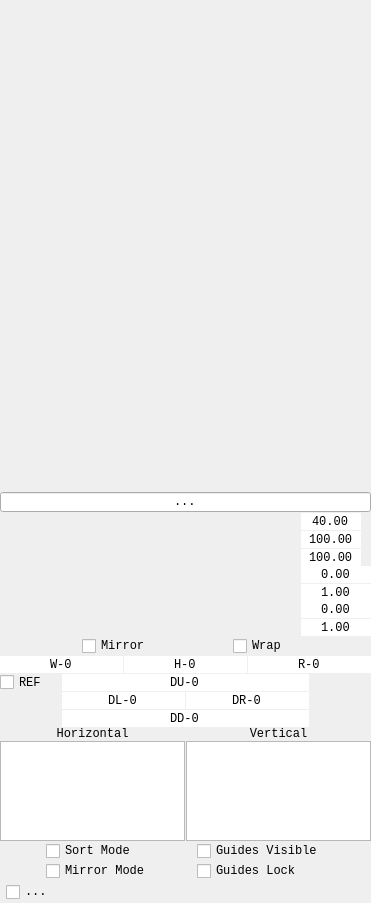
<?xml version="1.0" encoding="UTF-8"?>
<ui version="4.0">
 <class>tela</class>
 <widget class="QWidget" name="tela">
  <property name="geometry">
   <rect>
    <x>0</x>
    <y>0</y>
    <width>371</width>
    <height>903</height>
   </rect>
  </property>
  <property name="sizePolicy">
   <sizepolicy hsizetype="Ignored" vsizetype="Ignored">
    <horstretch>0</horstretch>
    <verstretch>0</verstretch>
   </sizepolicy>
  </property>
  <property name="font">
   <font>
    <family>Lucida Console</family>
   </font>
  </property>
  <property name="windowTitle">
   <string>Form</string>
  </property>
  <property name="windowIcon">
   <iconset>
    <normaloff>../pigment_o/logo.ico</normaloff>../pigment_o/logo.ico</iconset>
  </property>
  <layout class="QVBoxLayout" name="verticalLayout">
   <property name="spacing">
    <number>0</number>
   </property>
   <property name="leftMargin">
    <number>0</number>
   </property>
   <property name="topMargin">
    <number>0</number>
   </property>
   <property name="rightMargin">
    <number>0</number>
   </property>
   <property name="bottomMargin">
    <number>0</number>
   </property>
   <item>
    <widget class="QWidget" name="panel" native="true">
     <property name="sizePolicy">
      <sizepolicy hsizetype="Expanding" vsizetype="Expanding">
       <horstretch>0</horstretch>
       <verstretch>0</verstretch>
      </sizepolicy>
     </property>
     <property name="minimumSize">
      <size>
       <width>0</width>
       <height>0</height>
      </size>
     </property>
    </widget>
   </item>
   <item>
    <layout class="QGridLayout" name="channels_sof">
     <property name="spacing">
      <number>1</number>
     </property>
     <item row="1" column="1">
      <widget class="QWidget" name="sof_1_slider" native="true">
       <property name="sizePolicy">
        <sizepolicy hsizetype="Ignored" vsizetype="Preferred">
         <horstretch>0</horstretch>
         <verstretch>0</verstretch>
        </sizepolicy>
       </property>
       <property name="minimumSize">
        <size>
         <width>0</width>
         <height>10</height>
        </size>
       </property>
       <property name="maximumSize">
        <size>
         <width>16777215</width>
         <height>20</height>
        </size>
       </property>
      </widget>
     </item>
     <item row="2" column="2">
      <widget class="QDoubleSpinBox" name="sof_2_value">
       <property name="sizePolicy">
        <sizepolicy hsizetype="Ignored" vsizetype="Preferred">
         <horstretch>0</horstretch>
         <verstretch>0</verstretch>
        </sizepolicy>
       </property>
       <property name="minimumSize">
        <size>
         <width>60</width>
         <height>10</height>
        </size>
       </property>
       <property name="maximumSize">
        <size>
         <width>60</width>
         <height>20</height>
        </size>
       </property>
       <property name="frame">
        <bool>false</bool>
       </property>
       <property name="alignment">
        <set>Qt::AlignCenter</set>
       </property>
       <property name="buttonSymbols">
        <enum>QAbstractSpinBox::NoButtons</enum>
       </property>
       <property name="decimals">
        <number>2</number>
       </property>
       <property name="maximum">
        <double>100.000000000000000</double>
       </property>
       <property name="value">
        <double>100.000000000000000</double>
       </property>
      </widget>
     </item>
     <item row="1" column="3" rowspan="3">
      <widget class="QWidget" name="sof_n" native="true">
       <property name="sizePolicy">
        <sizepolicy hsizetype="Ignored" vsizetype="Ignored">
         <horstretch>0</horstretch>
         <verstretch>0</verstretch>
        </sizepolicy>
       </property>
       <property name="minimumSize">
        <size>
         <width>9</width>
         <height>0</height>
        </size>
       </property>
       <property name="maximumSize">
        <size>
         <width>9</width>
         <height>16777215</height>
        </size>
       </property>
      </widget>
     </item>
     <item row="2" column="1">
      <widget class="QWidget" name="sof_2_slider" native="true">
       <property name="sizePolicy">
        <sizepolicy hsizetype="Ignored" vsizetype="Preferred">
         <horstretch>0</horstretch>
         <verstretch>0</verstretch>
        </sizepolicy>
       </property>
       <property name="minimumSize">
        <size>
         <width>0</width>
         <height>10</height>
        </size>
       </property>
       <property name="maximumSize">
        <size>
         <width>16777215</width>
         <height>20</height>
        </size>
       </property>
      </widget>
     </item>
     <item row="3" column="1">
      <widget class="QWidget" name="sof_3_slider" native="true">
       <property name="sizePolicy">
        <sizepolicy hsizetype="Ignored" vsizetype="Preferred">
         <horstretch>0</horstretch>
         <verstretch>0</verstretch>
        </sizepolicy>
       </property>
       <property name="minimumSize">
        <size>
         <width>0</width>
         <height>10</height>
        </size>
       </property>
       <property name="maximumSize">
        <size>
         <width>16777215</width>
         <height>20</height>
        </size>
       </property>
      </widget>
     </item>
     <item row="3" column="2">
      <widget class="QDoubleSpinBox" name="sof_3_value">
       <property name="sizePolicy">
        <sizepolicy hsizetype="Ignored" vsizetype="Preferred">
         <horstretch>0</horstretch>
         <verstretch>0</verstretch>
        </sizepolicy>
       </property>
       <property name="minimumSize">
        <size>
         <width>60</width>
         <height>10</height>
        </size>
       </property>
       <property name="maximumSize">
        <size>
         <width>60</width>
         <height>20</height>
        </size>
       </property>
       <property name="frame">
        <bool>false</bool>
       </property>
       <property name="alignment">
        <set>Qt::AlignCenter</set>
       </property>
       <property name="buttonSymbols">
        <enum>QAbstractSpinBox::NoButtons</enum>
       </property>
       <property name="decimals">
        <number>2</number>
       </property>
       <property name="maximum">
        <double>100.000000000000000</double>
       </property>
       <property name="value">
        <double>100.000000000000000</double>
       </property>
      </widget>
     </item>
     <item row="1" column="2">
      <widget class="QDoubleSpinBox" name="sof_1_value">
       <property name="sizePolicy">
        <sizepolicy hsizetype="Ignored" vsizetype="Preferred">
         <horstretch>0</horstretch>
         <verstretch>0</verstretch>
        </sizepolicy>
       </property>
       <property name="minimumSize">
        <size>
         <width>60</width>
         <height>10</height>
        </size>
       </property>
       <property name="maximumSize">
        <size>
         <width>60</width>
         <height>20</height>
        </size>
       </property>
       <property name="frame">
        <bool>false</bool>
       </property>
       <property name="alignment">
        <set>Qt::AlignCenter</set>
       </property>
       <property name="buttonSymbols">
        <enum>QAbstractSpinBox::NoButtons</enum>
       </property>
       <property name="decimals">
        <number>2</number>
       </property>
       <property name="maximum">
        <double>100.000000000000000</double>
       </property>
       <property name="value">
        <double>40.000000000000000</double>
       </property>
      </widget>
     </item>
     <item row="0" column="1" colspan="3">
      <widget class="QLineEdit" name="brush_blend">
       <property name="sizePolicy">
        <sizepolicy hsizetype="Expanding" vsizetype="Preferred">
         <horstretch>0</horstretch>
         <verstretch>0</verstretch>
        </sizepolicy>
       </property>
       <property name="minimumSize">
        <size>
         <width>0</width>
         <height>10</height>
        </size>
       </property>
       <property name="maximumSize">
        <size>
         <width>16777215</width>
         <height>20</height>
        </size>
       </property>
       <property name="text">
        <string>...</string>
       </property>
       <property name="alignment">
        <set>Qt::AlignCenter</set>
       </property>
      </widget>
     </item>
    </layout>
   </item>
   <item>
    <layout class="QGridLayout" name="canvas_transform">
     <property name="spacing">
      <number>1</number>
     </property>
     <item row="0" column="2">
      <widget class="QDoubleSpinBox" name="can_rotation_value">
       <property name="sizePolicy">
        <sizepolicy hsizetype="Ignored" vsizetype="Preferred">
         <horstretch>0</horstretch>
         <verstretch>0</verstretch>
        </sizepolicy>
       </property>
       <property name="minimumSize">
        <size>
         <width>70</width>
         <height>10</height>
        </size>
       </property>
       <property name="maximumSize">
        <size>
         <width>70</width>
         <height>20</height>
        </size>
       </property>
       <property name="frame">
        <bool>false</bool>
       </property>
       <property name="alignment">
        <set>Qt::AlignCenter</set>
       </property>
       <property name="buttonSymbols">
        <enum>QAbstractSpinBox::NoButtons</enum>
       </property>
       <property name="decimals">
        <number>2</number>
       </property>
       <property name="maximum">
        <double>100.000000000000000</double>
       </property>
      </widget>
     </item>
     <item row="1" column="2">
      <widget class="QDoubleSpinBox" name="can_zoom_value">
       <property name="sizePolicy">
        <sizepolicy hsizetype="Ignored" vsizetype="Preferred">
         <horstretch>0</horstretch>
         <verstretch>0</verstretch>
        </sizepolicy>
       </property>
       <property name="minimumSize">
        <size>
         <width>70</width>
         <height>10</height>
        </size>
       </property>
       <property name="maximumSize">
        <size>
         <width>70</width>
         <height>20</height>
        </size>
       </property>
       <property name="frame">
        <bool>false</bool>
       </property>
       <property name="alignment">
        <set>Qt::AlignCenter</set>
       </property>
       <property name="buttonSymbols">
        <enum>QAbstractSpinBox::NoButtons</enum>
       </property>
       <property name="decimals">
        <number>2</number>
       </property>
       <property name="maximum">
        <double>100.000000000000000</double>
       </property>
       <property name="singleStep">
        <double>0.200000000000000</double>
       </property>
       <property name="value">
        <double>1.000000000000000</double>
       </property>
      </widget>
     </item>
     <item row="0" column="1">
      <widget class="QWidget" name="can_rotation_slider" native="true">
       <property name="sizePolicy">
        <sizepolicy hsizetype="Ignored" vsizetype="Preferred">
         <horstretch>0</horstretch>
         <verstretch>0</verstretch>
        </sizepolicy>
       </property>
       <property name="minimumSize">
        <size>
         <width>0</width>
         <height>10</height>
        </size>
       </property>
       <property name="maximumSize">
        <size>
         <width>16777215</width>
         <height>20</height>
        </size>
       </property>
      </widget>
     </item>
     <item row="1" column="1">
      <widget class="QWidget" name="can_zoom_slider" native="true">
       <property name="sizePolicy">
        <sizepolicy hsizetype="Ignored" vsizetype="Preferred">
         <horstretch>0</horstretch>
         <verstretch>0</verstretch>
        </sizepolicy>
       </property>
       <property name="minimumSize">
        <size>
         <width>0</width>
         <height>10</height>
        </size>
       </property>
       <property name="maximumSize">
        <size>
         <width>16777215</width>
         <height>20</height>
        </size>
       </property>
      </widget>
     </item>
    </layout>
   </item>
   <item>
    <layout class="QGridLayout" name="channels_hdr">
     <property name="spacing">
      <number>1</number>
     </property>
     <item row="1" column="0">
      <widget class="QWidget" name="hdr_g_slider" native="true">
       <property name="sizePolicy">
        <sizepolicy hsizetype="Ignored" vsizetype="Preferred">
         <horstretch>0</horstretch>
         <verstretch>0</verstretch>
        </sizepolicy>
       </property>
       <property name="minimumSize">
        <size>
         <width>0</width>
         <height>10</height>
        </size>
       </property>
       <property name="maximumSize">
        <size>
         <width>16777215</width>
         <height>20</height>
        </size>
       </property>
      </widget>
     </item>
     <item row="1" column="1">
      <widget class="QDoubleSpinBox" name="hdr_g_value">
       <property name="sizePolicy">
        <sizepolicy hsizetype="Ignored" vsizetype="Preferred">
         <horstretch>0</horstretch>
         <verstretch>0</verstretch>
        </sizepolicy>
       </property>
       <property name="minimumSize">
        <size>
         <width>70</width>
         <height>10</height>
        </size>
       </property>
       <property name="maximumSize">
        <size>
         <width>70</width>
         <height>20</height>
        </size>
       </property>
       <property name="frame">
        <bool>false</bool>
       </property>
       <property name="alignment">
        <set>Qt::AlignCenter</set>
       </property>
       <property name="buttonSymbols">
        <enum>QAbstractSpinBox::NoButtons</enum>
       </property>
       <property name="decimals">
        <number>2</number>
       </property>
       <property name="maximum">
        <double>100.000000000000000</double>
       </property>
       <property name="singleStep">
        <double>0.100000000000000</double>
       </property>
       <property name="value">
        <double>1.000000000000000</double>
       </property>
      </widget>
     </item>
     <item row="0" column="0">
      <widget class="QWidget" name="hdr_e_slider" native="true">
       <property name="sizePolicy">
        <sizepolicy hsizetype="Ignored" vsizetype="Preferred">
         <horstretch>0</horstretch>
         <verstretch>0</verstretch>
        </sizepolicy>
       </property>
       <property name="minimumSize">
        <size>
         <width>0</width>
         <height>10</height>
        </size>
       </property>
       <property name="maximumSize">
        <size>
         <width>16777215</width>
         <height>20</height>
        </size>
       </property>
      </widget>
     </item>
     <item row="0" column="1">
      <widget class="QDoubleSpinBox" name="hdr_e_value">
       <property name="sizePolicy">
        <sizepolicy hsizetype="Ignored" vsizetype="Preferred">
         <horstretch>0</horstretch>
         <verstretch>0</verstretch>
        </sizepolicy>
       </property>
       <property name="minimumSize">
        <size>
         <width>70</width>
         <height>10</height>
        </size>
       </property>
       <property name="maximumSize">
        <size>
         <width>70</width>
         <height>20</height>
        </size>
       </property>
       <property name="frame">
        <bool>false</bool>
       </property>
       <property name="alignment">
        <set>Qt::AlignCenter</set>
       </property>
       <property name="buttonSymbols">
        <enum>QAbstractSpinBox::NoButtons</enum>
       </property>
       <property name="decimals">
        <number>2</number>
       </property>
       <property name="maximum">
        <double>100.000000000000000</double>
       </property>
      </widget>
     </item>
    </layout>
   </item>
   <item>
    <layout class="QHBoxLayout" name="canvas_checks">
     <property name="spacing">
      <number>0</number>
     </property>
     <item>
      <widget class="QCheckBox" name="can_mirror">
       <property name="sizePolicy">
        <sizepolicy hsizetype="Fixed" vsizetype="Fixed">
         <horstretch>0</horstretch>
         <verstretch>0</verstretch>
        </sizepolicy>
       </property>
       <property name="minimumSize">
        <size>
         <width>0</width>
         <height>10</height>
        </size>
       </property>
       <property name="maximumSize">
        <size>
         <width>16777215</width>
         <height>20</height>
        </size>
       </property>
       <property name="text">
        <string>Mirror</string>
       </property>
      </widget>
     </item>
     <item>
      <widget class="QCheckBox" name="can_wrap">
       <property name="sizePolicy">
        <sizepolicy hsizetype="Fixed" vsizetype="Fixed">
         <horstretch>0</horstretch>
         <verstretch>0</verstretch>
        </sizepolicy>
       </property>
       <property name="minimumSize">
        <size>
         <width>0</width>
         <height>10</height>
        </size>
       </property>
       <property name="maximumSize">
        <size>
         <width>16777215</width>
         <height>20</height>
        </size>
       </property>
       <property name="text">
        <string>Wrap</string>
       </property>
      </widget>
     </item>
    </layout>
   </item>
   <item>
    <layout class="QGridLayout" name="document_layout">
     <property name="spacing">
      <number>1</number>
     </property>
     <item row="1" column="1" colspan="4">
      <widget class="QDoubleSpinBox" name="doc_delta_up">
       <property name="sizePolicy">
        <sizepolicy hsizetype="Ignored" vsizetype="Preferred">
         <horstretch>0</horstretch>
         <verstretch>0</verstretch>
        </sizepolicy>
       </property>
       <property name="minimumSize">
        <size>
         <width>0</width>
         <height>10</height>
        </size>
       </property>
       <property name="maximumSize">
        <size>
         <width>16777215</width>
         <height>20</height>
        </size>
       </property>
       <property name="frame">
        <bool>false</bool>
       </property>
       <property name="alignment">
        <set>Qt::AlignCenter</set>
       </property>
       <property name="buttonSymbols">
        <enum>QAbstractSpinBox::NoButtons</enum>
       </property>
       <property name="prefix">
        <string>DU-</string>
       </property>
       <property name="decimals">
        <number>0</number>
       </property>
       <property name="maximum">
        <double>10000.000000000000000</double>
       </property>
      </widget>
     </item>
     <item row="2" column="3" colspan="2">
      <widget class="QDoubleSpinBox" name="doc_delta_right">
       <property name="sizePolicy">
        <sizepolicy hsizetype="Ignored" vsizetype="Preferred">
         <horstretch>0</horstretch>
         <verstretch>0</verstretch>
        </sizepolicy>
       </property>
       <property name="minimumSize">
        <size>
         <width>0</width>
         <height>10</height>
        </size>
       </property>
       <property name="maximumSize">
        <size>
         <width>16777215</width>
         <height>20</height>
        </size>
       </property>
       <property name="frame">
        <bool>false</bool>
       </property>
       <property name="alignment">
        <set>Qt::AlignCenter</set>
       </property>
       <property name="buttonSymbols">
        <enum>QAbstractSpinBox::NoButtons</enum>
       </property>
       <property name="prefix">
        <string>DR-</string>
       </property>
       <property name="decimals">
        <number>0</number>
       </property>
       <property name="maximum">
        <double>10000.000000000000000</double>
       </property>
      </widget>
     </item>
     <item row="0" column="0" colspan="2">
      <widget class="QDoubleSpinBox" name="doc_width">
       <property name="sizePolicy">
        <sizepolicy hsizetype="Ignored" vsizetype="Preferred">
         <horstretch>0</horstretch>
         <verstretch>0</verstretch>
        </sizepolicy>
       </property>
       <property name="minimumSize">
        <size>
         <width>0</width>
         <height>10</height>
        </size>
       </property>
       <property name="maximumSize">
        <size>
         <width>16777215</width>
         <height>20</height>
        </size>
       </property>
       <property name="frame">
        <bool>false</bool>
       </property>
       <property name="alignment">
        <set>Qt::AlignCenter</set>
       </property>
       <property name="buttonSymbols">
        <enum>QAbstractSpinBox::NoButtons</enum>
       </property>
       <property name="prefix">
        <string>W-</string>
       </property>
       <property name="decimals">
        <number>0</number>
       </property>
       <property name="maximum">
        <double>10000.000000000000000</double>
       </property>
       <property name="singleStep">
        <double>0.000000000000000</double>
       </property>
      </widget>
     </item>
     <item row="0" column="4" colspan="2">
      <widget class="QDoubleSpinBox" name="doc_resolution">
       <property name="sizePolicy">
        <sizepolicy hsizetype="Ignored" vsizetype="Preferred">
         <horstretch>0</horstretch>
         <verstretch>0</verstretch>
        </sizepolicy>
       </property>
       <property name="minimumSize">
        <size>
         <width>0</width>
         <height>10</height>
        </size>
       </property>
       <property name="maximumSize">
        <size>
         <width>16777215</width>
         <height>20</height>
        </size>
       </property>
       <property name="frame">
        <bool>false</bool>
       </property>
       <property name="alignment">
        <set>Qt::AlignCenter</set>
       </property>
       <property name="buttonSymbols">
        <enum>QAbstractSpinBox::NoButtons</enum>
       </property>
       <property name="prefix">
        <string>R-</string>
       </property>
       <property name="decimals">
        <number>0</number>
       </property>
       <property name="maximum">
        <double>10000.000000000000000</double>
       </property>
       <property name="singleStep">
        <double>0.000000000000000</double>
       </property>
      </widget>
     </item>
     <item row="1" column="0">
      <widget class="QCheckBox" name="doc_delta_reference">
       <property name="sizePolicy">
        <sizepolicy hsizetype="Ignored" vsizetype="Ignored">
         <horstretch>0</horstretch>
         <verstretch>0</verstretch>
        </sizepolicy>
       </property>
       <property name="minimumSize">
        <size>
         <width>0</width>
         <height>10</height>
        </size>
       </property>
       <property name="maximumSize">
        <size>
         <width>16777215</width>
         <height>20</height>
        </size>
       </property>
       <property name="text">
        <string>REF</string>
       </property>
      </widget>
     </item>
     <item row="3" column="1" colspan="4">
      <widget class="QDoubleSpinBox" name="doc_delta_down">
       <property name="sizePolicy">
        <sizepolicy hsizetype="Ignored" vsizetype="Preferred">
         <horstretch>0</horstretch>
         <verstretch>0</verstretch>
        </sizepolicy>
       </property>
       <property name="minimumSize">
        <size>
         <width>0</width>
         <height>10</height>
        </size>
       </property>
       <property name="maximumSize">
        <size>
         <width>16777215</width>
         <height>20</height>
        </size>
       </property>
       <property name="frame">
        <bool>false</bool>
       </property>
       <property name="alignment">
        <set>Qt::AlignCenter</set>
       </property>
       <property name="buttonSymbols">
        <enum>QAbstractSpinBox::NoButtons</enum>
       </property>
       <property name="prefix">
        <string>DD-</string>
       </property>
       <property name="decimals">
        <number>0</number>
       </property>
       <property name="maximum">
        <double>10000.000000000000000</double>
       </property>
      </widget>
     </item>
     <item row="0" column="2" colspan="2">
      <widget class="QDoubleSpinBox" name="doc_height">
       <property name="sizePolicy">
        <sizepolicy hsizetype="Ignored" vsizetype="Preferred">
         <horstretch>0</horstretch>
         <verstretch>0</verstretch>
        </sizepolicy>
       </property>
       <property name="minimumSize">
        <size>
         <width>0</width>
         <height>10</height>
        </size>
       </property>
       <property name="maximumSize">
        <size>
         <width>16777215</width>
         <height>20</height>
        </size>
       </property>
       <property name="frame">
        <bool>false</bool>
       </property>
       <property name="alignment">
        <set>Qt::AlignCenter</set>
       </property>
       <property name="buttonSymbols">
        <enum>QAbstractSpinBox::NoButtons</enum>
       </property>
       <property name="prefix">
        <string>H-</string>
       </property>
       <property name="decimals">
        <number>0</number>
       </property>
       <property name="maximum">
        <double>10000.000000000000000</double>
       </property>
       <property name="singleStep">
        <double>0.000000000000000</double>
       </property>
      </widget>
     </item>
     <item row="2" column="1" colspan="2">
      <widget class="QDoubleSpinBox" name="doc_delta_left">
       <property name="sizePolicy">
        <sizepolicy hsizetype="Ignored" vsizetype="Preferred">
         <horstretch>0</horstretch>
         <verstretch>0</verstretch>
        </sizepolicy>
       </property>
       <property name="minimumSize">
        <size>
         <width>0</width>
         <height>10</height>
        </size>
       </property>
       <property name="maximumSize">
        <size>
         <width>16777215</width>
         <height>20</height>
        </size>
       </property>
       <property name="frame">
        <bool>false</bool>
       </property>
       <property name="alignment">
        <set>Qt::AlignCenter</set>
       </property>
       <property name="buttonSymbols">
        <enum>QAbstractSpinBox::NoButtons</enum>
       </property>
       <property name="prefix">
        <string>DL-</string>
       </property>
       <property name="decimals">
        <number>0</number>
       </property>
       <property name="maximum">
        <double>10000.000000000000000</double>
       </property>
      </widget>
     </item>
    </layout>
   </item>
   <item>
    <layout class="QGridLayout" name="guides_group">
     <property name="horizontalSpacing">
      <number>1</number>
     </property>
     <property name="verticalSpacing">
      <number>0</number>
     </property>
     <item row="1" column="0">
      <widget class="QListWidget" name="gui_horizontal_group">
       <property name="sizePolicy">
        <sizepolicy hsizetype="Preferred" vsizetype="Preferred">
         <horstretch>0</horstretch>
         <verstretch>0</verstretch>
        </sizepolicy>
       </property>
       <property name="maximumSize">
        <size>
         <width>16777215</width>
         <height>100</height>
        </size>
       </property>
      </widget>
     </item>
     <item row="1" column="1">
      <widget class="QListWidget" name="gui_vertical_group">
       <property name="sizePolicy">
        <sizepolicy hsizetype="Preferred" vsizetype="Preferred">
         <horstretch>0</horstretch>
         <verstretch>0</verstretch>
        </sizepolicy>
       </property>
       <property name="maximumSize">
        <size>
         <width>16777215</width>
         <height>100</height>
        </size>
       </property>
      </widget>
     </item>
     <item row="0" column="0">
      <widget class="QLabel" name="gui_horizontal_label">
       <property name="sizePolicy">
        <sizepolicy hsizetype="Ignored" vsizetype="Preferred">
         <horstretch>0</horstretch>
         <verstretch>0</verstretch>
        </sizepolicy>
       </property>
       <property name="minimumSize">
        <size>
         <width>0</width>
         <height>10</height>
        </size>
       </property>
       <property name="maximumSize">
        <size>
         <width>16777215</width>
         <height>20</height>
        </size>
       </property>
       <property name="text">
        <string>Horizontal</string>
       </property>
       <property name="alignment">
        <set>Qt::AlignCenter</set>
       </property>
      </widget>
     </item>
     <item row="0" column="1">
      <widget class="QLabel" name="gui_vertical_label">
       <property name="sizePolicy">
        <sizepolicy hsizetype="Ignored" vsizetype="Preferred">
         <horstretch>0</horstretch>
         <verstretch>0</verstretch>
        </sizepolicy>
       </property>
       <property name="minimumSize">
        <size>
         <width>0</width>
         <height>10</height>
        </size>
       </property>
       <property name="maximumSize">
        <size>
         <width>16777215</width>
         <height>20</height>
        </size>
       </property>
       <property name="text">
        <string>Vertical</string>
       </property>
       <property name="alignment">
        <set>Qt::AlignCenter</set>
       </property>
      </widget>
     </item>
    </layout>
   </item>
   <item>
    <layout class="QGridLayout" name="guides_options">
     <property name="spacing">
      <number>0</number>
     </property>
     <item row="1" column="1">
      <widget class="QCheckBox" name="gui_visible">
       <property name="sizePolicy">
        <sizepolicy hsizetype="Fixed" vsizetype="Fixed">
         <horstretch>0</horstretch>
         <verstretch>0</verstretch>
        </sizepolicy>
       </property>
       <property name="minimumSize">
        <size>
         <width>0</width>
         <height>10</height>
        </size>
       </property>
       <property name="maximumSize">
        <size>
         <width>16777215</width>
         <height>20</height>
        </size>
       </property>
       <property name="text">
        <string>Guides Visible</string>
       </property>
      </widget>
     </item>
     <item row="2" column="0">
      <widget class="QCheckBox" name="gui_mirror">
       <property name="sizePolicy">
        <sizepolicy hsizetype="Fixed" vsizetype="Fixed">
         <horstretch>0</horstretch>
         <verstretch>0</verstretch>
        </sizepolicy>
       </property>
       <property name="minimumSize">
        <size>
         <width>0</width>
         <height>10</height>
        </size>
       </property>
       <property name="maximumSize">
        <size>
         <width>16777215</width>
         <height>20</height>
        </size>
       </property>
       <property name="text">
        <string>Mirror Mode</string>
       </property>
      </widget>
     </item>
     <item row="2" column="1">
      <widget class="QCheckBox" name="gui_lock">
       <property name="sizePolicy">
        <sizepolicy hsizetype="Fixed" vsizetype="Fixed">
         <horstretch>0</horstretch>
         <verstretch>0</verstretch>
        </sizepolicy>
       </property>
       <property name="minimumSize">
        <size>
         <width>0</width>
         <height>10</height>
        </size>
       </property>
       <property name="maximumSize">
        <size>
         <width>16777215</width>
         <height>20</height>
        </size>
       </property>
       <property name="text">
        <string>Guides Lock</string>
       </property>
      </widget>
     </item>
     <item row="1" column="0">
      <widget class="QCheckBox" name="gui_sort">
       <property name="sizePolicy">
        <sizepolicy hsizetype="Fixed" vsizetype="Fixed">
         <horstretch>0</horstretch>
         <verstretch>0</verstretch>
        </sizepolicy>
       </property>
       <property name="maximumSize">
        <size>
         <width>16777215</width>
         <height>16777215</height>
        </size>
       </property>
       <property name="text">
        <string>Sort Mode</string>
       </property>
      </widget>
     </item>
    </layout>
   </item>
   <item>
    <widget class="QWidget" name="vertical_spacer" native="true"/>
   </item>
   <item>
    <layout class="QGridLayout" name="settings">
     <property name="leftMargin">
      <number>6</number>
     </property>
     <property name="topMargin">
      <number>1</number>
     </property>
     <property name="rightMargin">
      <number>6</number>
     </property>
     <property name="bottomMargin">
      <number>1</number>
     </property>
     <property name="horizontalSpacing">
      <number>2</number>
     </property>
     <property name="verticalSpacing">
      <number>0</number>
     </property>
     <item row="0" column="2">
      <widget class="QPushButton" name="dialog">
       <property name="sizePolicy">
        <sizepolicy hsizetype="Fixed" vsizetype="Fixed">
         <horstretch>0</horstretch>
         <verstretch>0</verstretch>
        </sizepolicy>
       </property>
       <property name="maximumSize">
        <size>
         <width>20</width>
         <height>20</height>
        </size>
       </property>
       <property name="text">
        <string/>
       </property>
       <property name="flat">
        <bool>true</bool>
       </property>
      </widget>
     </item>
     <item row="0" column="1">
      <widget class="QLabel" name="label">
       <property name="sizePolicy">
        <sizepolicy hsizetype="Ignored" vsizetype="Preferred">
         <horstretch>0</horstretch>
         <verstretch>0</verstretch>
        </sizepolicy>
       </property>
       <property name="minimumSize">
        <size>
         <width>0</width>
         <height>10</height>
        </size>
       </property>
       <property name="maximumSize">
        <size>
         <width>16777215</width>
         <height>20</height>
        </size>
       </property>
       <property name="text">
        <string/>
       </property>
       <property name="alignment">
        <set>Qt::AlignCenter</set>
       </property>
      </widget>
     </item>
     <item row="0" column="0">
      <widget class="QCheckBox" name="check">
       <property name="sizePolicy">
        <sizepolicy hsizetype="Fixed" vsizetype="Fixed">
         <horstretch>0</horstretch>
         <verstretch>0</verstretch>
        </sizepolicy>
       </property>
       <property name="minimumSize">
        <size>
         <width>50</width>
         <height>20</height>
        </size>
       </property>
       <property name="maximumSize">
        <size>
         <width>55</width>
         <height>20</height>
        </size>
       </property>
       <property name="text">
        <string>...</string>
       </property>
       <property name="tristate">
        <bool>true</bool>
       </property>
      </widget>
     </item>
    </layout>
   </item>
  </layout>
 </widget>
 <resources/>
 <connections/>
</ui>
